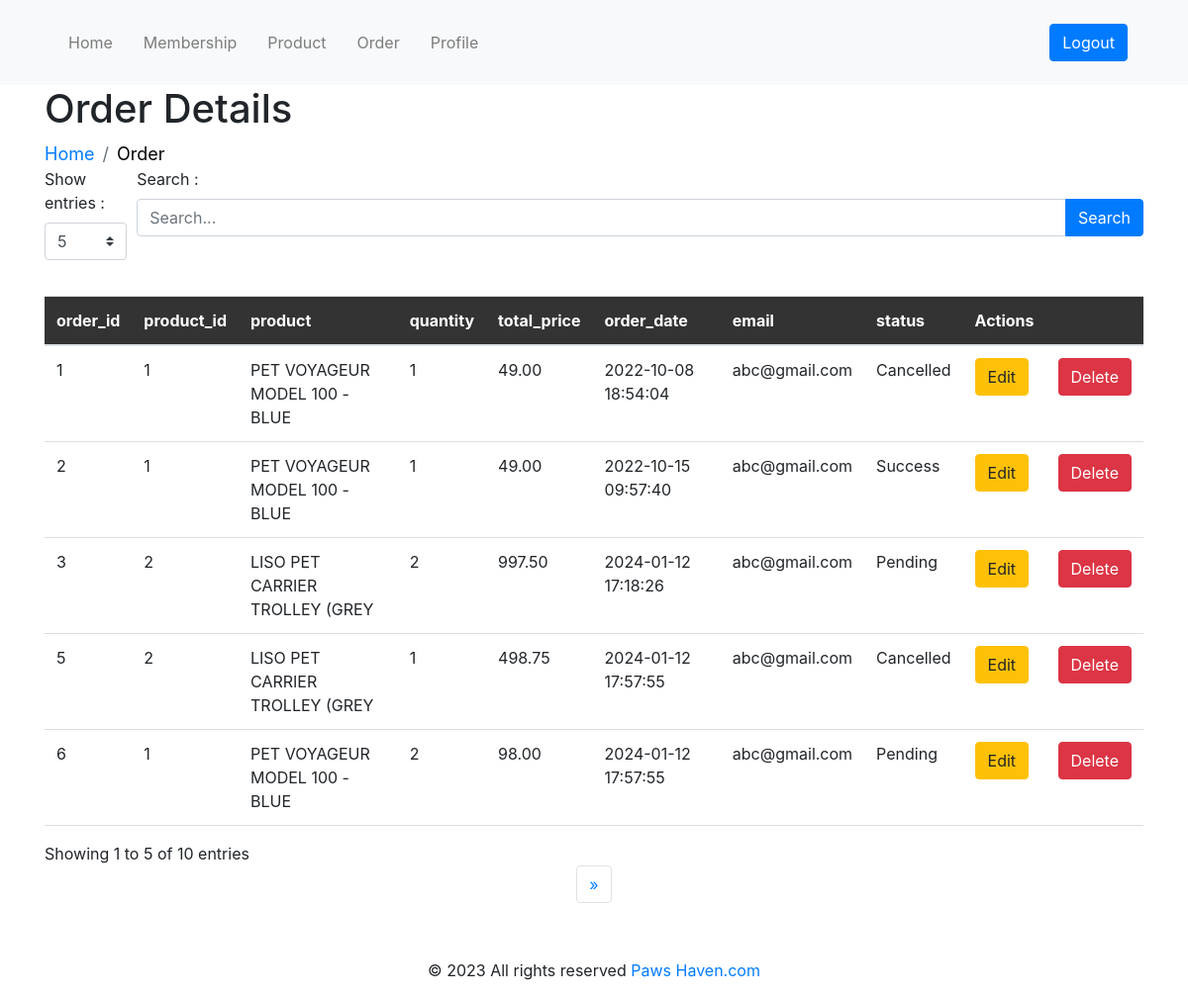
/Admin/order.php, run on the app's committed database.
### tables this page shows
CREATE TABLE `order` (
  `order_id` int(11) NOT NULL,
  `product_id` int(11) NOT NULL,
  `product` varchar(30) NOT NULL,
  `quantity` int(10) NOT NULL,
  `total_price` decimal(10,2) NOT NULL,
  `order_date` datetime NOT NULL DEFAULT current_timestamp(),
  `email` varchar(64) NOT NULL,
  `status` varchar(20) NOT NULL
);

### Admin/order.php (the view, shortened to what this page needs)
<?php
include '../includes/dbconn.php';
$page = isset($_GET['page']) ? $_GET['page'] : 1;
$recordsPerPage = isset($_GET['show']) ? $_GET['show'] : 5;
$startRecord = ($page - 1) * $recordsPerPage;
$totalRecordsQuery = "SELECT COUNT(*) as total FROM `order`";
$totalRecordsResult = $conn->query($totalRecordsQuery);
$totalRecords = $totalRecordsResult->fetch_assoc()['total'];
$totalPages = ceil($totalRecords / $recordsPerPage);
$searchKeyword = isset($_GET['search']) ? $_GET['search'] : '';
$sql = "SELECT * FROM `order` WHERE order_id LIKE '%$searchKeyword%' OR product_id LIKE '%$searchKeyword%' LIMIT $startRecord, $recordsPerPage";
$result = $conn->query($sql);
$order = [];
if ($result) {
    while ($row = $result->fetch_assoc()) {
        $order[] = $row;
    }
} else {
    echo "Error: " . $sql . "<br>" . $conn->error;
}
?>
<!DOCTYPE html>
<html lang="en">
<head>
    <link rel="stylesheet" href="https://maxcdn.bootstrapcdn.com/bootstrap/4.5.2/css/bootstrap.min.css">
    <link rel="stylesheet" href="../assets/css/admin.css">
</head>
<body>
<header class="bg-light">
        <div class="container">
            <nav class="navbar navbar-expand-lg navbar-light">
                <ul class="navbar-nav mr-auto">
                    <li class="nav-item"><a class="nav-link" href="header.php">Home</a></li>
                    <li class="nav-item"><a class="nav-link" href="membership.php">Membership</a></li>
                    <li class="nav-item"><a class="nav-link" href="product.php">Product</a></li>
                    <li class="nav-item"><a class="nav-link" href="order.php">Order</a></li>
                    <li class="nav-item"><a class="nav-link" href="../profile.php">Profile</a></li>
                </ul>
                <a href="login.php" class="btn btn-primary" onclick="openLoginPopup()">Logout</a>
            </nav>
        </div>
    </header>
    <main>
        <div class="container">
            <h1>Order Details</h1>
            <nav aria-label="breadcrumb">
                <ol class="breadcrumb">
                    <li class="breadcrumb-item"><a href="header.php">Home</a></li>
                    <li class="breadcrumb-item active" aria-current="page">Order</li>
                </ol>
            </nav>
    <div class="form-row">
        <div class="col-md-1 mb-3">
            <label>Show entries :</label>
            <select id="showEntries" class="custom-select" onchange="changeShowEntries(this)">
                <option value="5" <?php echo ($recordsPerPage == 5) ? 'selected' : ''; ?>>5</option>
            </select>
        </div>
        <div class="col-md-11 mb-3">
                    <label>Search :</label>
                    <form method="GET" action="">
                        <div class="input-group">
                            <input type="text" id="searchInput" name="search" placeholder="Search..." class="form-control" value="<?php echo isset($searchKeyword) ? $searchKeyword : ''; ?>">
                            <div class="input-group-append">
                                <button class="btn btn-primary" type="submit">Search</button>
                            </div>
                        </div>
                    </form>
                </div>
            </div>
    <table class="table table-hover">
        <thead>
            <tr>
                <th scope="col">order_id</th>
                <th scope="col">product_id</th>
                <th scope="col">product</th>
                <th scope="col">quantity</th>
                <th scope="col">total_price</th>
                <th scope="col">order_date</th>
                <th scope="col">email</th>
                <th scope="col">status</th>
                <th scope="col">Actions</th>
                <th scope="col"></th>
            </tr>
        </thead>
        <tbody>
            <?php foreach ($order as $row): ?>
                <tr>
                    <td><?php echo $row['order_id']; ?></td>
                    <td><?php echo $row['product_id']; ?></td>
                    <td><?php echo $row['product']; ?></td>
                    <td><?php echo $row['quantity']; ?></td>
                    <td><?php echo $row['total_price']; ?></td>
                    <td><?php echo $row['order_date']; ?></td>
                    <td><?php echo $row['email']; ?></td>
                    <td><?php echo $row['status']; ?></td>
                    <td>
                        <form method="POST" action="editOrder.php">
                            <button class="btn btn-warning" type="submit">Edit</button>
                        </form>
                    </td>
                    <td>
                        <form method="POST" action="deleteOrderProcess.php" onsubmit="return confirm('Are you sure you want to delete this order?');">
                            <button class="btn btn-danger" type="submit">Delete</button>
                        </form>
                    </td>
                </tr>
            <?php endforeach; ?>
        </tbody>
    </table>
    <div class="row">
                    <div class="col">
                        <?php
                        $startRecord = ($page - 1) * $recordsPerPage + 1;
                        $endRecord = min($startRecord + $recordsPerPage - 1, $totalRecords);
                        echo "Showing $startRecord to $endRecord of $totalRecords entries";
                        ?>
                    </div>
                </div>
                <nav>
                    <ul class="pagination justify-content-center">
                        <?php if ($page < $totalPages) : ?>
                            <li class="page-item">
                                <a class="page-link" href="?page=<?php echo $page + 1; ?>&show=<?php echo $recordsPerPage; ?>&search=<?php echo $searchKeyword; ?>" aria-label="Next">
                                    <span aria-hidden="true">&raquo;</span>
                                </a>
                            </li>
                        <?php endif; ?>
                    </ul>
                </nav>
            </div>
</main>
<?php
include 'footer.php';
?>
</body>
</html>

### assets/css/admin.css (style rules this page uses)
.table { width: 100%; margin-top: 20px; }
.table thead th { background-color: #333; color: #fff; }
.table tbody td { border-bottom: 1px solid #ddd; }
header { background-color: #d4d4d4; padding: 15px 0; }
.navbar { justify-content: space-between; }
.navbar-nav { margin-right: auto; }
.nav-item { margin-right: 15px; }
.breadcrumb { background-color: transparent; padding: 0; margin: 0; }
.breadcrumb-item { font-size: 18px; }
.breadcrumb-item.active { color: #000000; }

### data on the page
order: order_id "1", product "1", product "PET VOYAGEUR MODEL 100 - BLUE", quantity "1", total_price "49.00", order_date "2022-10-08 18:54:04", email "abc@gmail.com", status "Cancelled"
order: order_id "2", product "1", product "PET VOYAGEUR MODEL 100 - BLUE", quantity "1", total_price "49.00", order_date "2022-10-15 09:57:40", email "abc@gmail.com", status "Success"
order: order_id "3", product "2", product "LISO PET CARRIER TROLLEY (GREY", quantity "2", total_price "997.50", order_date "2024-01-12 17:18:26", email "abc@gmail.com", status "Pending"
order: order_id "5", product "2", product "LISO PET CARRIER TROLLEY (GREY", quantity "1", total_price "498.75", order_date "2024-01-12 17:57:55", email "abc@gmail.com", status "Cancelled"
order: order_id "6", product "1", product "PET VOYAGEUR MODEL 100 - BLUE", quantity "2", total_price "98.00", order_date "2024-01-12 17:57:55", email "abc@gmail.com", status "Pending"

### other printed values
$startRecord "1"
$endRecord "5"
$totalRecords "10"
